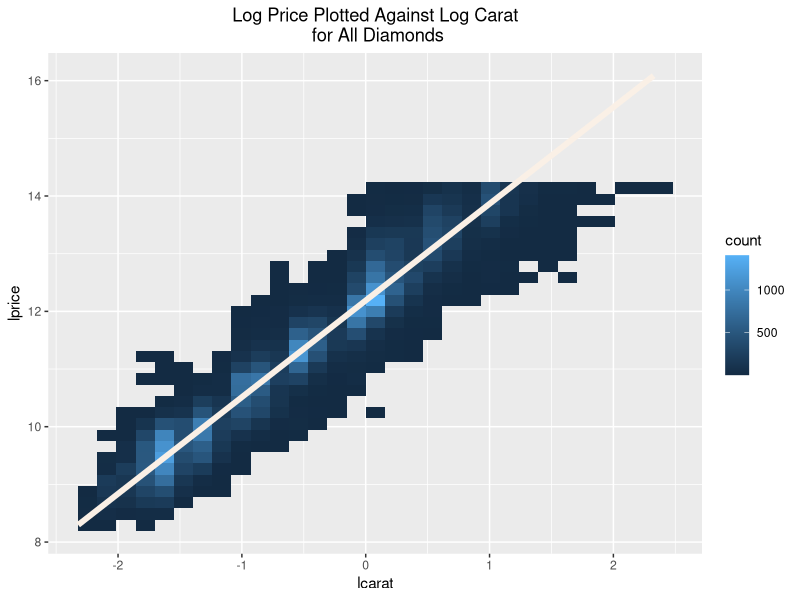
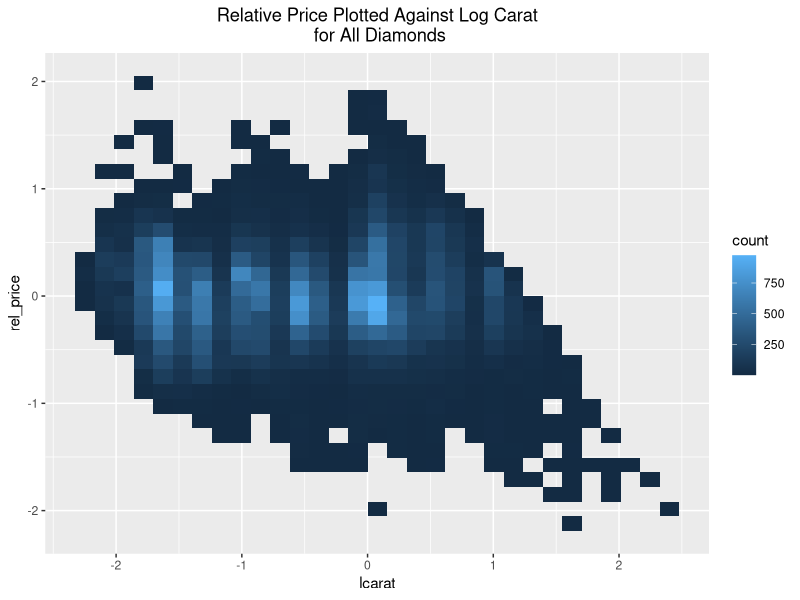
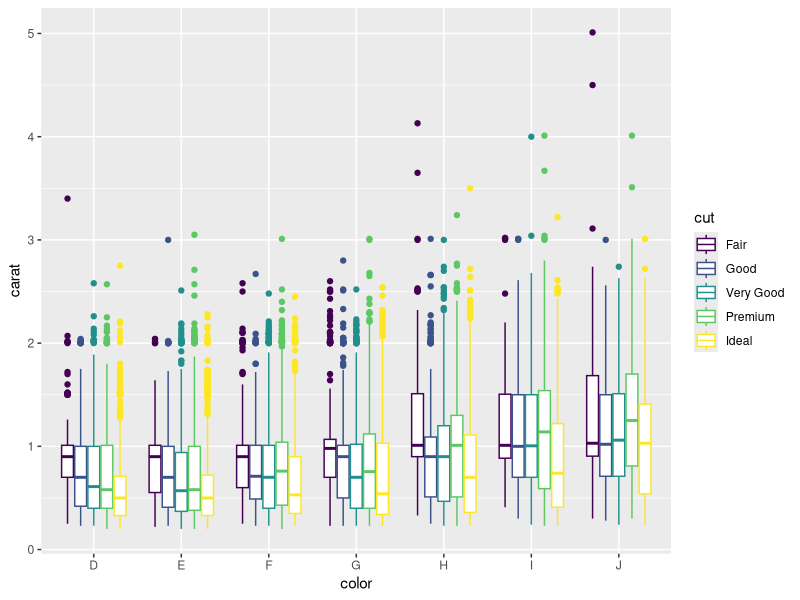
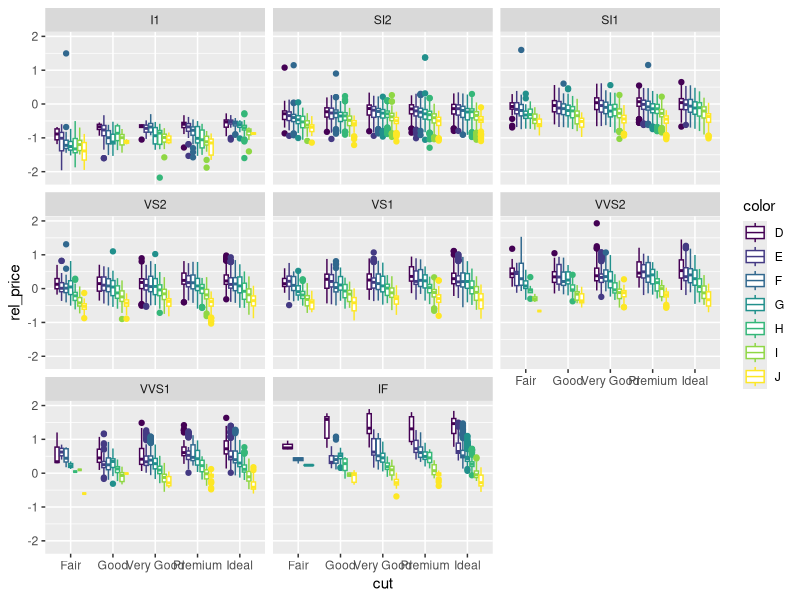
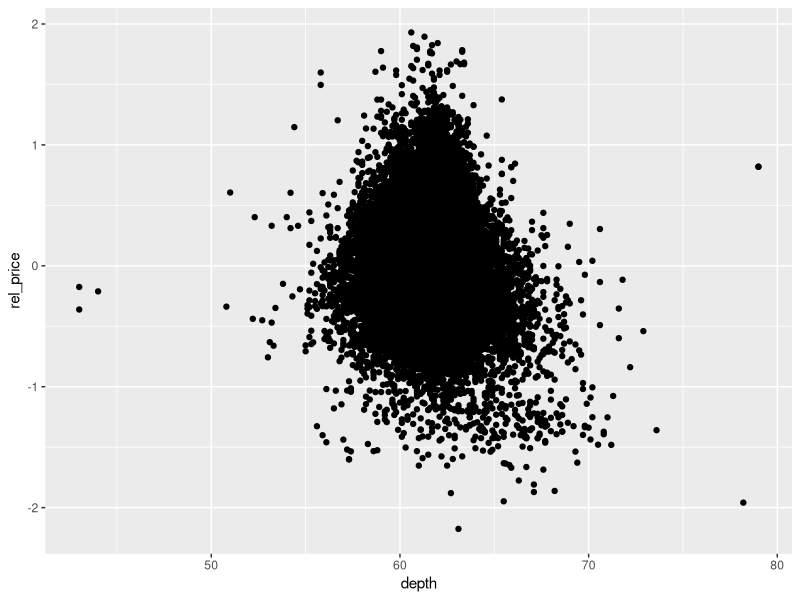
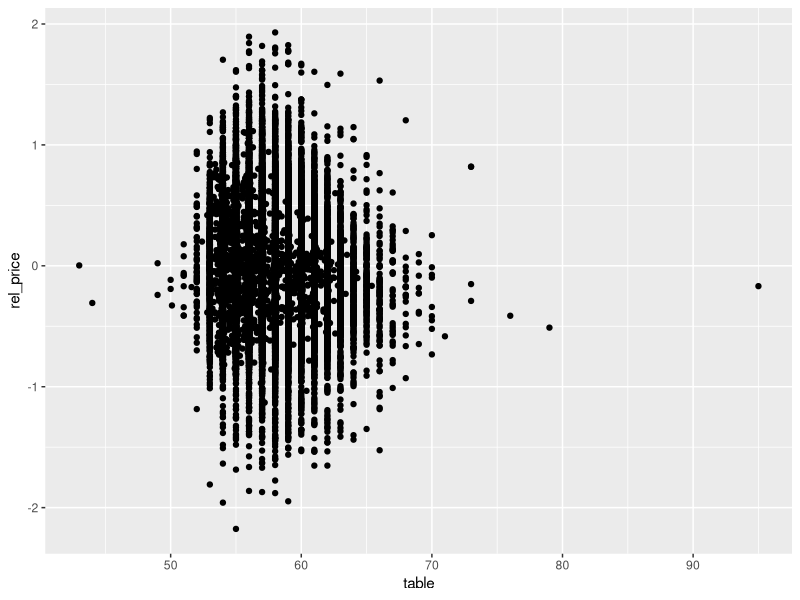
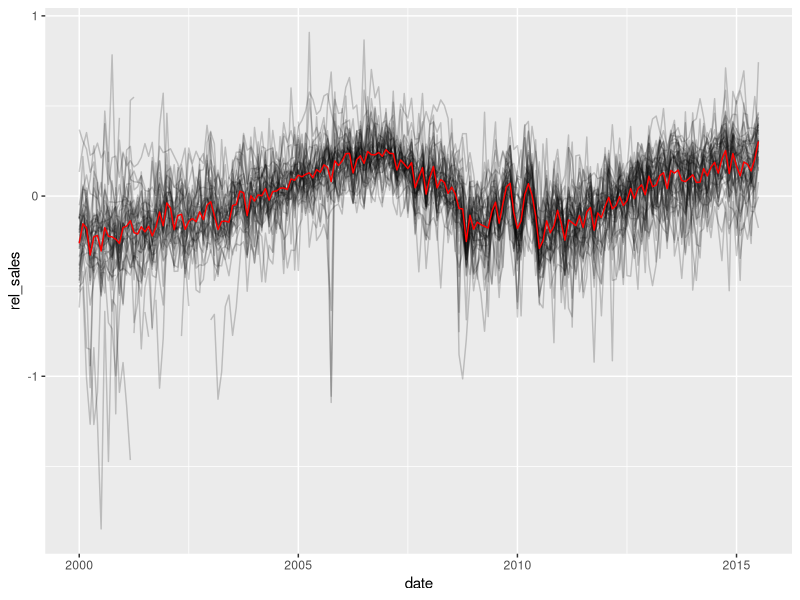
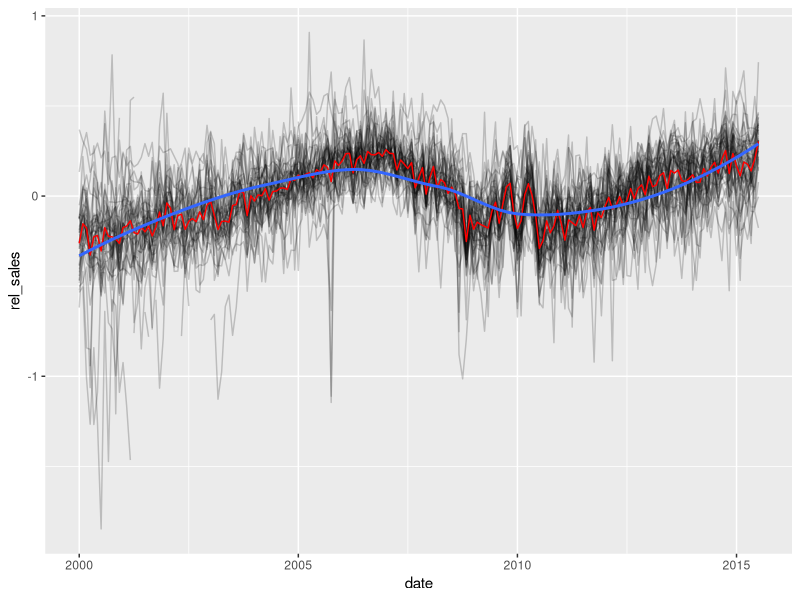

Source code (R) for these figures, in order:
## ---- chunk 1
library(tidyverse)
library(ggthemes)
## ---- chunk 2
diamonds_all <- diamonds %>% 
  mutate(lprice = log2(price),
         lcarat = log2(carat))
head(select(diamonds_all, carat, price, lcarat, lprice))

ggplot(diamonds_all, aes(lcarat, lprice)) +
  geom_bin2d() +
  geom_smooth(method = "lm", color = "linen", size = 2, se = FALSE) +
  ggtitle("Log Price Plotted Against Log Carat\n for All Diamonds") +
  theme(plot.title = element_text(hjust = 0.5))

mod_all <- lm(lprice ~ lcarat, data = diamonds_all)
coef(summary(mod_all))

diamonds_all <- diamonds_all %>% 
  mutate(rel_price = resid(mod_all))

ggplot(diamonds_all, aes(lcarat, rel_price)) +
  geom_bin2d() +
  ggtitle("Relative Price Plotted Against Log Carat\n for All Diamonds") +
  theme(plot.title = element_text(hjust = 0.5))

## ---- chunk 3
ggplot(diamonds_all, aes(color, carat)) +
  geom_boxplot(aes(color = cut))
## ---- chunk 4
ggplot(diamonds_all, aes(cut, rel_price)) +
  geom_boxplot(aes(color = color)) +
  facet_wrap(~clarity)
## ---- chunk 5
ggplot(diamonds_all, aes(depth, rel_price)) +
  geom_point()
## ---- chunk 6
ggplot(diamonds_all, aes(table, rel_price)) +
  geom_point()
## ---- chunk 7
deseas <- function(x, month) {
resid(lm(x ~ factor(month), na.action = na.exclude))
}

txhousing <- txhousing %>% 
  group_by(city) %>% 
  mutate(rel_sales = deseas(log(sales), month))

ggplot(txhousing, aes(date, rel_sales)) + 
  geom_line(aes(group = city), alpha = 1/5) + 
  geom_line(stat = "summary", fun.y = "mean", colour = "red")

ggplot(txhousing, aes(date, rel_sales)) + 
  geom_line(aes(group = city), alpha = 1/5) + 
  geom_line(stat = "summary", fun.y = "mean", colour = "red") +
  geom_smooth(method = "loess", se = FALSE)

